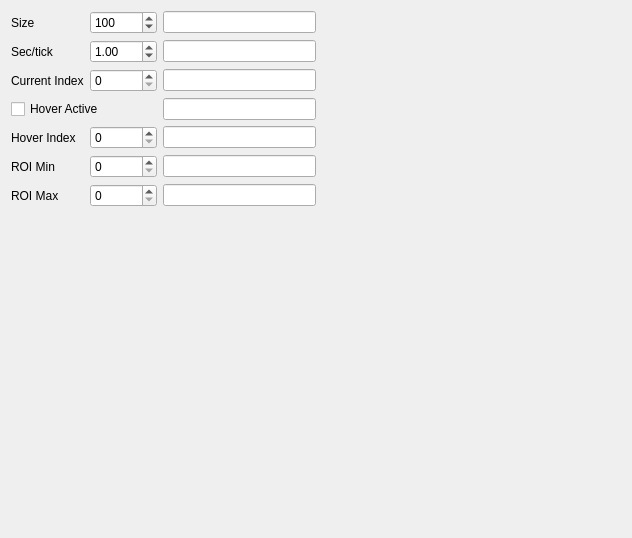
<?xml version="1.0" encoding="UTF-8"?>
<ui version="4.0">
 <class>TimelineWidgetTester</class>
 <widget class="QDialog" name="TimelineWidgetTester">
  <property name="geometry">
   <rect>
    <x>0</x>
    <y>0</y>
    <width>632</width>
    <height>538</height>
   </rect>
  </property>
  <property name="windowTitle">
   <string>Dialog</string>
  </property>
  <layout class="QVBoxLayout" name="verticalLayout">
   <item>
    <layout class="QHBoxLayout" name="horizontalLayout">
     <item>
      <layout class="QGridLayout" name="gridLayout">
       <item row="0" column="0">
        <widget class="QLabel" name="label">
         <property name="text">
          <string>Size</string>
         </property>
        </widget>
       </item>
       <item row="0" column="1">
        <widget class="QSpinBox" name="inMaximum">
         <property name="maximum">
          <number>100000</number>
         </property>
         <property name="value">
          <number>100</number>
         </property>
        </widget>
       </item>
       <item row="0" column="2">
        <widget class="QLineEdit" name="outMaximum">
         <property name="readOnly">
          <bool>true</bool>
         </property>
        </widget>
       </item>
       <item row="1" column="0">
        <widget class="QLabel" name="label_3">
         <property name="text">
          <string>Sec/tick</string>
         </property>
        </widget>
       </item>
       <item row="1" column="1">
        <widget class="QDoubleSpinBox" name="inResolution">
         <property name="minimum">
          <double>0.100000000000000</double>
         </property>
         <property name="maximum">
          <double>100.000000000000000</double>
         </property>
         <property name="value">
          <double>1.000000000000000</double>
         </property>
        </widget>
       </item>
       <item row="1" column="2">
        <widget class="QLineEdit" name="outResolution">
         <property name="readOnly">
          <bool>true</bool>
         </property>
        </widget>
       </item>
       <item row="2" column="0">
        <widget class="QLabel" name="label_4">
         <property name="text">
          <string>Current Index</string>
         </property>
        </widget>
       </item>
       <item row="2" column="1">
        <widget class="QSpinBox" name="inCurrentIndex"/>
       </item>
       <item row="2" column="2">
        <widget class="QLineEdit" name="outCurrentIndex">
         <property name="readOnly">
          <bool>true</bool>
         </property>
        </widget>
       </item>
       <item row="3" column="0" colspan="2">
        <widget class="QCheckBox" name="inHoverActive">
         <property name="text">
          <string>Hover Active</string>
         </property>
        </widget>
       </item>
       <item row="3" column="2">
        <widget class="QLineEdit" name="outHoverActive">
         <property name="readOnly">
          <bool>true</bool>
         </property>
        </widget>
       </item>
       <item row="4" column="0">
        <widget class="QLabel" name="label_7">
         <property name="text">
          <string>Hover Index</string>
         </property>
        </widget>
       </item>
       <item row="4" column="1">
        <widget class="QSpinBox" name="inHoverIndex"/>
       </item>
       <item row="4" column="2">
        <widget class="QLineEdit" name="outHoverIndex">
         <property name="readOnly">
          <bool>true</bool>
         </property>
        </widget>
       </item>
       <item row="5" column="0">
        <widget class="QLabel" name="label_5">
         <property name="text">
          <string>ROI Min</string>
         </property>
        </widget>
       </item>
       <item row="5" column="1">
        <widget class="QSpinBox" name="inRoiMin"/>
       </item>
       <item row="5" column="2">
        <widget class="QLineEdit" name="outRoiMin">
         <property name="readOnly">
          <bool>true</bool>
         </property>
        </widget>
       </item>
       <item row="6" column="0">
        <widget class="QLabel" name="label_6">
         <property name="text">
          <string>ROI Max</string>
         </property>
        </widget>
       </item>
       <item row="6" column="1">
        <widget class="QSpinBox" name="inRoiMax"/>
       </item>
       <item row="6" column="2">
        <widget class="QLineEdit" name="outRoiMax">
         <property name="readOnly">
          <bool>true</bool>
         </property>
        </widget>
       </item>
      </layout>
     </item>
     <item>
      <spacer name="horizontalSpacer">
       <property name="orientation">
        <enum>Qt::Horizontal</enum>
       </property>
       <property name="sizeHint" stdset="0">
        <size>
         <width>40</width>
         <height>20</height>
        </size>
       </property>
      </spacer>
     </item>
    </layout>
   </item>
   <item>
    <spacer name="verticalSpacer">
     <property name="orientation">
      <enum>Qt::Vertical</enum>
     </property>
     <property name="sizeHint" stdset="0">
      <size>
       <width>20</width>
       <height>40</height>
      </size>
     </property>
    </spacer>
   </item>
   <item>
    <widget class="swri_profiler_tools::TimelineWidget" name="timelineWidget" native="true">
     <property name="sizePolicy">
      <sizepolicy hsizetype="Expanding" vsizetype="Preferred">
       <horstretch>0</horstretch>
       <verstretch>0</verstretch>
      </sizepolicy>
     </property>
    </widget>
   </item>
  </layout>
 </widget>
 <customwidgets>
  <customwidget>
   <class>swri_profiler_tools::TimelineWidget</class>
   <extends>QWidget</extends>
   <header location="global">swri_profiler_tools/timeline_widget.h</header>
   <container>1</container>
  </customwidget>
 </customwidgets>
 <resources/>
 <connections/>
</ui>
